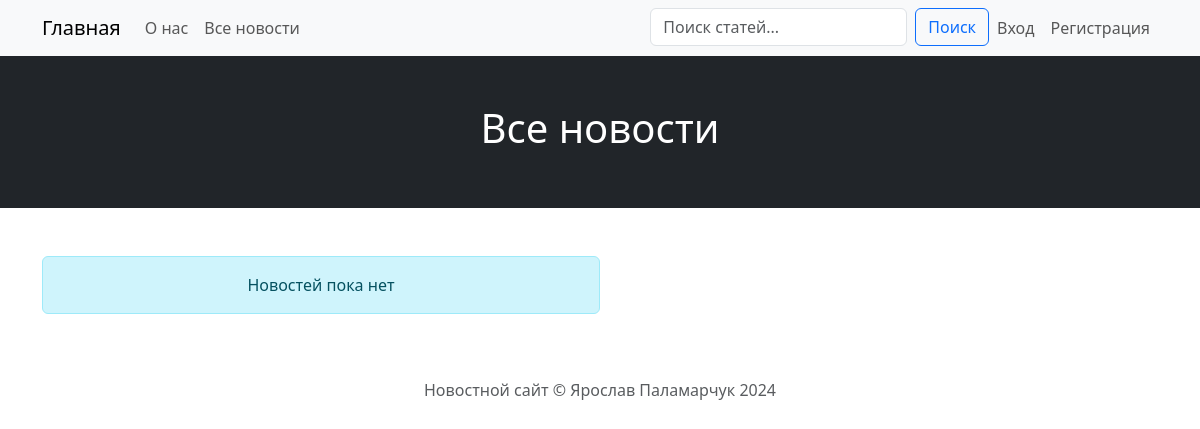
Before: /news/ with the older database file.
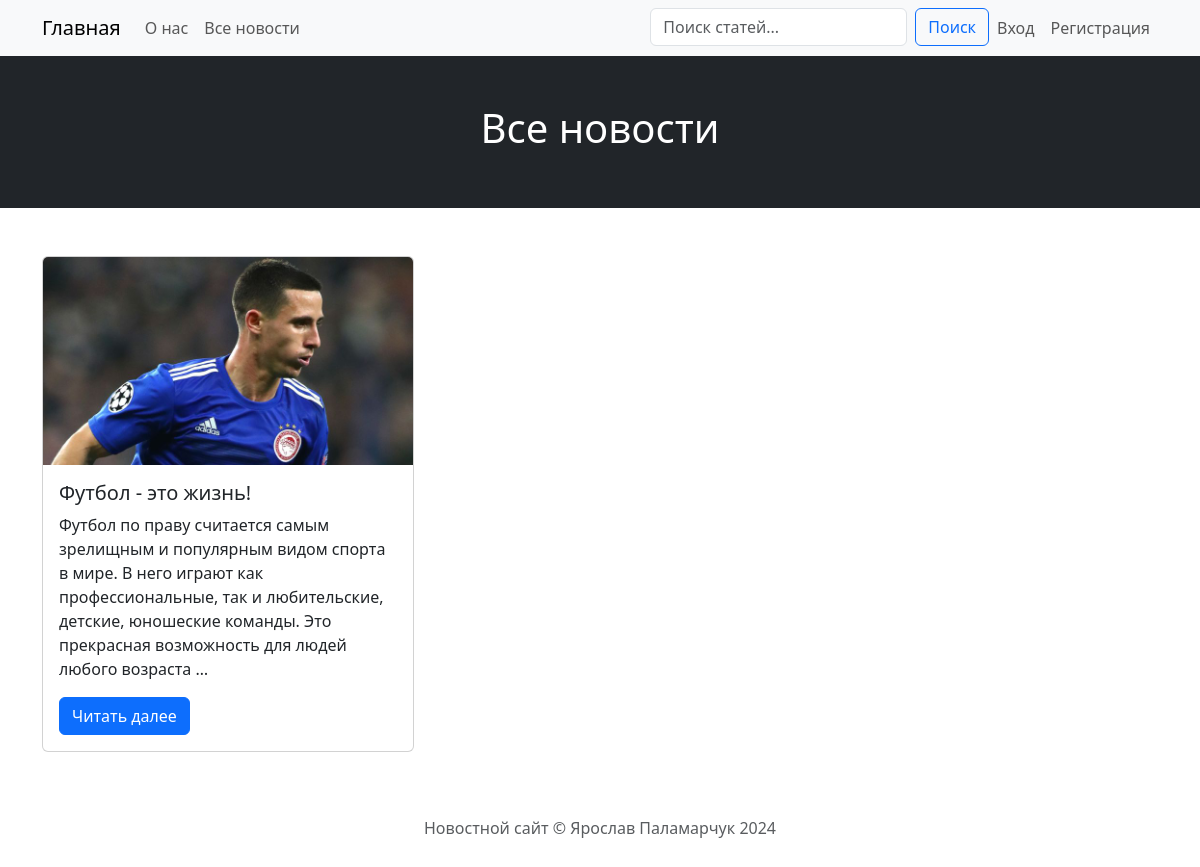
After: the same page with the newer database file.
### app/models.py (models this page shows, shortened)
class News(models.Model):
    author = models.ForeignKey(Profile, on_delete=models.CASCADE, related_name='news', verbose_name='Автор')
    image = models.ImageField(upload_to='news_images/', null=True, blank=True, verbose_name='Изображение')
    title = models.CharField(max_length=255, verbose_name='Заголовок')
    description = models.TextField(verbose_name='Текст статьи')
    created_at = models.DateTimeField(auto_now_add=True, verbose_name='Дата создания')
    updated_at = models.DateTimeField(auto_now=True, verbose_name='Дата обновления')
    views = models.PositiveIntegerField(default=0, verbose_name='Количество просмотров')
    class Meta:
        verbose_name = "Новость"
        verbose_name_plural = "Новости"
        ordering = ('-created_at', '-updated_at', 'title', 'author', 'views')

### app/views.py (the view)
# urls.py: path('news/', views.news_list, name='news_list'),
def news_list(request: WSGIRequest) -> HttpResponse:
    if search := request.GET.get("search"):
        news = News.objects.filter(title__iregex=search) | News.objects.filter(description__iregex=search)
    else:
        news = News.objects.order_by("-created_at")
    return render(request, "news_list.html", {"news_list": news})

### app/templates/news_list.html (shortened to what this page needs)
{% extends 'base/base.html' %}
{% block content %}
<div class="bg-dark text-white text-center py-5">
  <h1>Все новости</h1>
</div>
<div class="container my-5">
  {% if not news_list %}
  <div class="col-md-6">
    <div class="alert alert-info text-center" role="alert">
      Новостей пока нет
    </div>
  </div>
  {% endif %}
  {% for news in news_list %}
  <div class="col-md-4 mb-4">
    <div class="card h-100">
      {% if news.image %}
      <img src="{{ news.image.url }}" class="card-img-top" alt="{{ news.title }}">
      {% endif %}
      <div class="card-body">
        <h5 class="card-title">{{ news.title }}</h5>
        <p class="card-text">{{ news.description|truncatewords:30 }}</p>
        <a href="{% url 'news_detail' news.id %}" class="btn btn-primary">Читать далее</a>
      </div>
    </div>
  </div>
  {% endfor %}
</div>
{% endblock %}

Changed rows visible on the page:
added News: image (picture), title "Футбол - это жизнь!", description "Футбол по праву считается самым зрелищным и популярным видом спорта в мире. В него играют как профессиональные, так и любительские, детские, юношеские команды. Это прекрасная возможность для людей любого возраста …"
Other visible differences:
text no longer shown: "Новостей пока нет"
